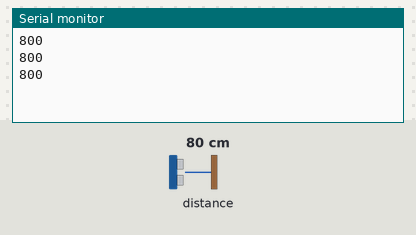
Simulated run of this sketch. Board: Arduino Uno, built with avr-gcc and run on an emulated ATmega328P. Parts: the last lines printed to the serial monitor. Inputs (shaded band) come from the test bench; at power-on: distance to the obstacle 80 cm.

Above: at 1.3 s.
1.4 s: distance to the obstacle set to 2 cm
At 2.1 s:
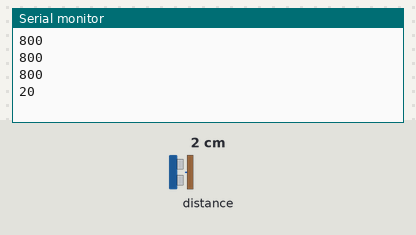
2.9 s: distance to the obstacle set to 4 cm
At 3.7 s:
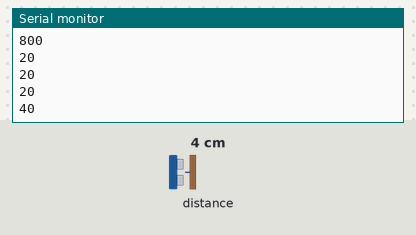
Timing chart, 0 to 5.9 s (numbered marks = the images above; inputs shaded):
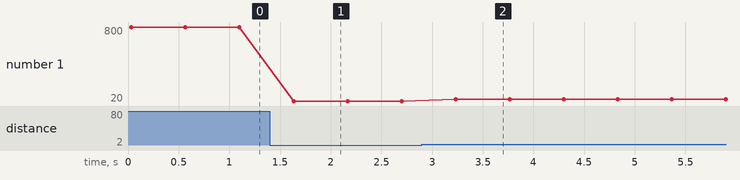

Measured:
- after the input at 1.4 s, the serial monitor: prints a new line after 0.23 s (image 1)
- after the input at 2.9 s, the serial monitor: prints a new line after 0.33 s (image 2)
- plotted number 1: 800 → 20 after the input at 1.4 s, 20 → 40 after the input at 2.9 s

The sketch:

VL6180X_sensor_Test.ino
```cpp
#include <Wire.h>
#include "Adafruit_VL6180X.h"

Adafruit_VL6180X sensor = Adafruit_VL6180X();

void setup() {
    Serial.begin(115200);
    sensor.begin();
}

void loop() {
    Serial.println(sensor.readRange());
    delay(500);
}
```
